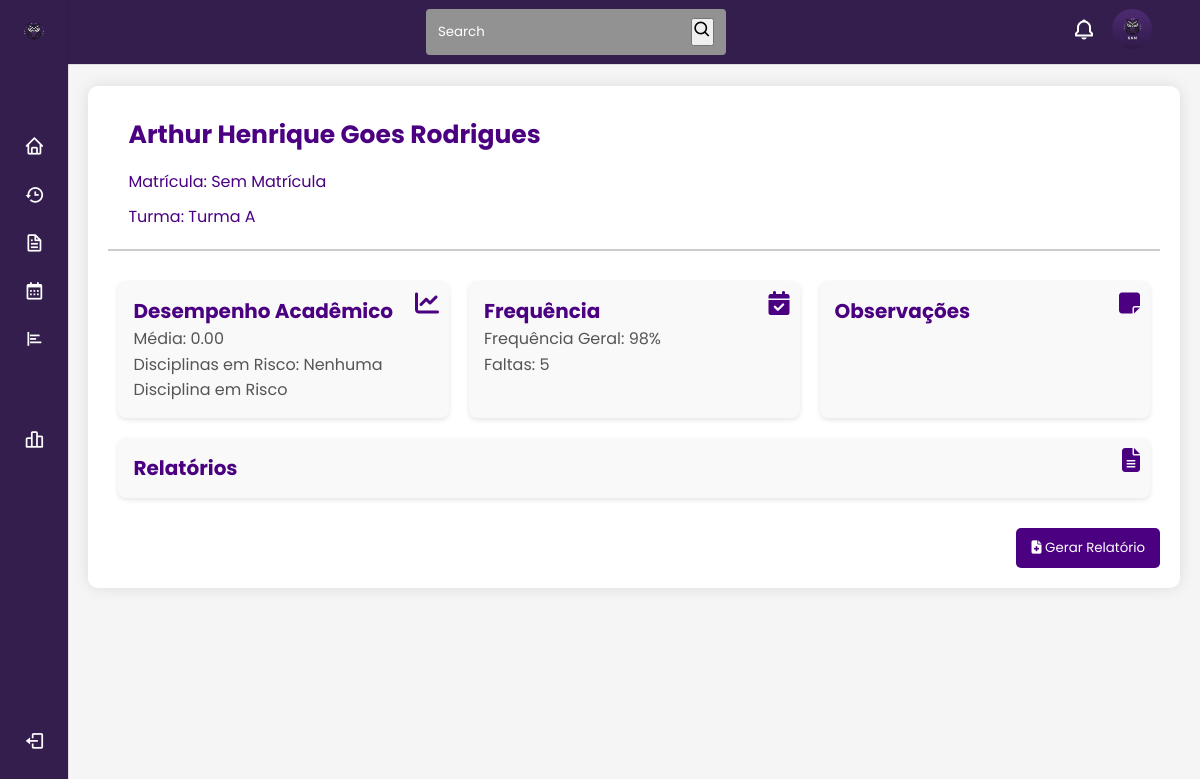
The page /pages/professor/detalhes/detalhes_alunos.php?id=1 on the database its author committed.
### tables this page shows
CREATE TABLE IF NOT EXISTS `usuarios` (
  `id` int(11) NOT NULL AUTO_INCREMENT,
  `RM` varchar(10) NOT NULL,
  `cpf` varchar(11) DEFAULT NULL,
  `foto` varchar(255) DEFAULT NULL,
  `email` varchar(40) NOT NULL,
  `senha` varchar(255) NOT NULL,
  `reset_token` varchar(255) DEFAULT NULL,
  `reset_expires` datetime DEFAULT NULL,
  `nome` varchar(40) NOT NULL,
  `telefone` varchar(15) DEFAULT NULL,
  `estado_civil` varchar(50) DEFAULT NULL,
  `data_nascimento` date NOT NULL,
  `genero` enum('masculino','feminino','nao-binario','prefiro-nao-dizer') NOT NULL,
  `endereco` text DEFAULT NULL,
  `cargo` enum('aluno','professor','diretor','coordenador') NOT NULL,
  `status` enum('ativo','inativo') DEFAULT 'ativo',
  `data_matricula` date DEFAULT NULL,
  `data_rematricula` date DEFAULT NULL,
  `nacionalidade` varchar(50) DEFAULT NULL,
  `data_saida` date DEFAULT NULL,
  `data_criacao` timestamp NOT NULL DEFAULT current_timestamp(),
  `updated_at` timestamp NOT NULL DEFAULT current_timestamp() ON UPDATE current_timestamp(),
  PRIMARY KEY (`id`),
  UNIQUE KEY `RM` (`RM`),
  UNIQUE KEY `email` (`email`)
);

CREATE TABLE IF NOT EXISTS `turma` (
  `id` int(11) NOT NULL AUTO_INCREMENT,
  `nome` varchar(50) NOT NULL,
  `disciplina_id` int(11) NOT NULL,
  `professor_id` int(11) NOT NULL,
  `coordenador_id` int(11) NOT NULL,
  `data_inicio` date NOT NULL,
  `data_fim` date NOT NULL,
  `status` enum('ativo','pendente','risco','concluido') DEFAULT NULL,
  `data_criacao` timestamp NOT NULL DEFAULT current_timestamp(),
  `turno` enum('manha','tarde','noite') DEFAULT NULL,
  `periodo` enum('1bim','2bim','3bim','4bim') DEFAULT NULL,
  `progresso` tinyint(3) UNSIGNED DEFAULT 0,
  `aluno_id` int(11) DEFAULT NULL,
  `imagem` enum('aula_01.jpg','aula_02.jpg','aula_03.jpg','aula_04.jpg','aula_05.jpg','aula_06.jpg') DEFAULT NULL,
  `materia_id` int(11) DEFAULT NULL,
  PRIMARY KEY (`id`),
  KEY `fk_turma_disciplina` (`disciplina_id`),
  KEY `fk_turma_professor` (`professor_id`),
  KEY `fk_turma_coordenador` (`coordenador_id`),
  KEY `fk_turma_aluno` (`aluno_id`)
);

CREATE TABLE IF NOT EXISTS `frequencia` (
  `id` int(11) NOT NULL AUTO_INCREMENT,
  `aluno_id` int(11) NOT NULL,
  `turma_id` int(11) NOT NULL,
  `status` varchar(50) NOT NULL,
  `avaliacao_id` int(11) NOT NULL,
  `declaracao_id` int(11) NOT NULL,
  `aulas_dadas` int(11) DEFAULT NULL,
  `faltas` int(11) DEFAULT NULL,
  `professor_id` int(11) DEFAULT NULL,
  `faltas_permitidas` int(11) DEFAULT NULL,
  `frequencia_atual` decimal(5,2) DEFAULT NULL,
  `frequencia_total` int(11) DEFAULT NULL,
  `data` date NOT NULL,
  `presenca` tinyint(1) NOT NULL,
  `disciplina_id` int(11) DEFAULT NULL,
  `observacao` varchar(200) DEFAULT NULL,
  PRIMARY KEY (`id`),
  KEY `fk_frequencia_disciplina` (`disciplina_id`),
  KEY `fk_frequencia_aluno` (`aluno_id`),
  KEY `fk_frequencia_turma` (`turma_id`),
  KEY `fk_frequencia_professor` (`professor_id`),
  KEY `fk_frequencia_declaracao` (`declaracao_id`),
  KEY `fk_frequencia_avaliacao` (`avaliacao_id`)
);

### php/global/cabecario2.php (called while the page is built, shortened)
<?php
$host = "localhost";
$username = "root";
$password = "";
$dbname = "sam";
$conn = new mysqli($host, $username, $password, $dbname);
$user = $_SESSION['user'];
$id = $user['id'];
$sqlFoto = "SELECT foto FROM usuarios WHERE id = ?";
$stmtFoto = $conn->prepare($sqlFoto);
$stmtFoto->bind_param("i", $id);
$stmtFoto->execute();
$stmtFoto->bind_result($fotoNome);
if (!empty($fotoNome)) {
    $fotoCaminho = "../../../assets/img/uploads/" . $fotoNome;
} else {
    $fotoCaminho = "../../../assets/img/logo.jpg";
}

### pages/professor/detalhes/detalhes_alunos.php (the view, shortened to what this page needs)
<?php
include '../../../php/global/cabecario2.php';
include '../../../php/global/notificacao.php';
$idAluno = $_GET['id'] ?? null;
if ($idAluno) {
    $stmt = $conn->prepare("SELECT * FROM usuarios WHERE cargo = 'aluno' AND id = ?");
    $stmt->bind_param("i", $idAluno);
    $stmt->execute();
    $result = $stmt->get_result();
    $aluno = $result->fetch_assoc();
    $stmt = $conn->prepare("SELECT nota_media, disciplinas_risco, observacoes FROM notas WHERE aluno_id = ?");
    $stmt->bind_param("i", $idAluno);
    $stmt->execute();
    $notas = $stmt->get_result()->fetch_assoc();
    $stmt = $conn->prepare("SELECT frequencia_total, faltas FROM frequencia WHERE aluno_id = ?");
    $stmt->bind_param("i", $idAluno);
    $stmt->execute();
    $frequencia = $stmt->get_result()->fetch_assoc();
    $stmt = $conn->prepare("SELECT * FROM turma WHERE aluno_id = ?");
    $stmt->bind_param("i", $idAluno);
    $stmt->execute();
    $turmas = $stmt->get_result()->fetch_assoc();
} else {
    echo "<script>alert('ID do aluno não fornecido.')</script>";
    exit;
}
?>
<!DOCTYPE html>
<html lang="pt-br">
<head>
    <link rel="stylesheet" href="../../../assets/scss/professor/detalhes/detalhes_alunos.css">
    <link rel="stylesheet" href="../../../assets/scss/global/sidebar.css">
    <link rel="stylesheet" href="../../../assets/scss/global/estilogeral.css">
    <link rel="stylesheet" href="https://cdnjs.cloudflare.com/ajax/libs/font-awesome/6.5.1/css/all.min.css" />
    <link rel="stylesheet" href="https://cdn.jsdelivr.net/npm/boxicons@latest/css/boxicons.min.css">
    <link href="https://cdn.jsdelivr.net/npm/remixicon@3.2.0/fonts/remixicon.css" rel="stylesheet">
</head>
<body>
<header class="header">
    <div class="header__container">
        <div class="header__search">
            <input type="search" placeholder="Search" class="header__input" id="searchInput" oninput="showSuggestions()" autocomplete="off">
            <button onclick="redirectToPage()"><i class='bx bx-search header__icon'></i></button>
        </div>
        <div class="header__dropdown">
            <i class='bx bx-bell header__notification'></i>
        </div>
        <div class="header__dropdown">
            <img src="../<?php echo $fotoCaminho ?>" alt="" class="header__img">
        </div>
    </div>
</header>
<div class="nav" id="navbar">
    <nav class="nav__container">
        <div>
            <a href="#" class="nav__link nav__logo">
                <img src="../../../assets/img/Group 4.png" alt="Logo SAM" class="nav__logo-img">
            </a>
            <div class="nav__list">
                <div class="nav__items">
                    <a href="../home_professor.php" class="nav__link">
                        <i class='bx bx-home nav__icon'></i>
                    </a>
                    <a href="../historico.php" class="nav__link active">
                        <i class='bx bx-history nav__icon'></i>
                    </a>
                    <a href="../documentos.php" class="nav__link">
                        <i class='bx bx-file nav__icon'></i>
                    </a>
                    <a href="../calendario.php" class="nav__link">
                        <i class='bx bx-calendar nav__icon'></i>
                    </a>
                    <a href="../enquetes.php" class="nav__link">
                        <i class='bx bx-poll nav__icon'></i>
                    </a>
                    <a href="../dashboard/dashboard.php" class="nav__link">
                        <i class='bx bx-bar-chart-alt-2 nav__icon'></i>
                    </a>
                </div>
            </div>
        </div>
        <a href="../../../php/login/logout.php" class="nav__link nav__logout">
            <i class='bx bx-log-out nav__icon'></i>
        </a>
    </nav>
</div>
<main>
    <div class="container">
        <div class="student-header">
            <div class="student-info">
                <h2><?= htmlspecialchars($aluno['nome'] ?? 'Sem Nome')?></h2>
                <p>Matrícula: <?= htmlspecialchars($aluno['rm'] ?? 'Sem Matrícula');?></p>
                <p>Turma: <?= htmlspecialchars(isset($turmas['nome']) ? $turmas['nome'] : 'Sem Turma');?></p>
            </div>
        </div>
        <div class="detail-section">
            <div class="card">
                <h3>Desempenho Acadêmico</h3>
                <i class="fas fa-chart-line icon"></i>
                <p>Média: <?= $notas['nota_media'] ?? 'Sem Média';?></p>
                <p>Disciplinas em Risco: <?php
    if (!empty($notas['disciplinas_risco'])) {
        $disciplinasRisco = is_array($notas['disciplinas_risco']) ? $notas['disciplinas_risco'] : explode(',', $notas['disciplinas_risco']);
        echo implode(', ', $disciplinasRisco);
    } else {
        echo 'Nenhuma Disciplina em Risco';
    }
?></p>            </div>
            <div class="card">
                <h3>Frequência</h3>
                <i class="fas fa-calendar-check icon"></i>
                <p>Frequência Geral: <?= $frequencia['frequencia_total'] ?? 'Sem Frequência';?>%</p>
                <p>Faltas: <?= $frequencia['faltas'] ?? 'Sem Faltas';?></p>
            </div>
            <div class="card">
                <h3>Observações</h3>
                <i class="fas fa-sticky-note icon"></i>
            </div>
            <div class="card">
                <h3>Relatórios</h3>
                <i class="fas fa-file-alt icon"></i>
            </div>
        </div>
        <div class="actions">
            <button onclick="alert('Gerar novo relatório');"><i class="fas fa-file-medical"></i> Gerar Relatório</button>
        </div>
    </div>
</main>
</body>
</html>

### assets/scss/professor/detalhes/detalhes_alunos.css (style rules this page uses)
.container { max-width: 1200px; margin: 20px auto; padding: 20px; background-color: #fff; border-radius: 10px; box-shadow: 0 0 15px rgba(0, 0, 0, 0.1); width: 100%; box-sizing: border-box; }
.student-header { display: flex; align-items: center; justify-content: space-between; border-bottom: 2px solid #ccc; padding-bottom: 15px; margin-bottom: 20px; flex-wrap: wrap; }
.student-info { display: flex; flex-direction: column; flex: 1; }
.student-info h2 { margin: 10px 0; margin-left: 20px; font-size: 25px; color: #4b0082; }
.student-info p { margin: 5px 0; margin-left: 20px; font-size: 16px; color: #4b0082; }
.detail-section { display: flex; flex-wrap: wrap; justify-content: space-between; margin-top: 20px; }
.card { flex: 1 1 300px; background-color: #f9f9f9; padding: 15px; border-radius: 8px; box-shadow: 0 2px 5px rgba(0, 0, 0, 0.1); margin: 10px; position: relative; box-sizing: border-box; }
.card h3 { margin-top: 0; font-size: 20px; color: #4b0082; }
.card p { color: #555; line-height: 1.6; }
.card .icon { position: absolute; top: 10px; right: 10px; font-size: 1.5em; color: #4b0082; }
.actions { text-align: right; margin-top: 20px; }
.actions button { padding: 10px 15px; border: none; border-radius: 5px; background-color: #4b0082; color: white; cursor: pointer; margin-left: 10px; transition: background-color 0.3s; }

### assets/scss/global/estilogeral.css (style rules this page uses)
* { margin: 0; padding: 0; box-sizing: border-box; list-style-type: none; font-family: "Poppins", sans-serif; }
a { text-decoration: none; }
main { width: 100%; height: auto; background-color: #f5f5f5; padding: 30px 20px; }
main .container { max-width: 1440px; margin: 0 auto; }

### rows shown on the page
usuarios: nome "Arthur Henrique Goes Rodrigues"
turma: nome "Turma A"
frequencia: frequencia_total "98", faltas "5"

### other values the page prints
$aluno['rm'] "Sem Matrícula"
$notas['nota_media'] "0.00"
